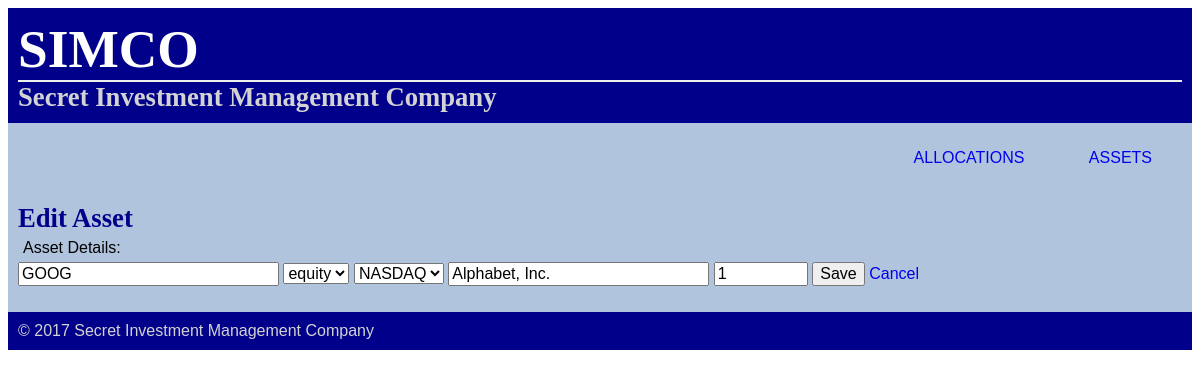
Screenshot of /assets/2/edit/ with the database file from the repository.
### database_setup.py (models this page shows, shortened)
class Asset(Base):
    __tablename__   = 'asset'
    id              = Column(Integer, primary_key = True, autoincrement = True)
    type            = Column(String(10), nullable = False)  # equity, option, future, bond
    exchange        = Column(String(10), nullable = False)  # NASDAQ, CME, CBOE, NYSE
    symbol          = Column(String(20), nullable = False)  # security symbol or bond cusip
    description     = Column(String(20), nullable = False)
    size            = Column(Integer, nullable = False)     # contract size; stock = $1, S&P 500 e-mini = $50, vix = $1000
    coupon          = Column(Float)                         # only for bonds
    expiry          = Column(String(25))                    # for equity options, futures, 'maturity' for bonds
    strike          = Column(Integer)                       # for options

### project.py (the view)
@app.route('/assets/<int:asset_id>/edit/', methods = ['GET', 'POST'])
def editAsset(asset_id):
    if request.method == 'POST':
        asset = assets.filter_by(id = asset_id).one()
        asset.symbol        = request.form['symbol']
        asset.description   = request.form['description']
        asset.type          = request.form['type']
        asset.exchange      = request.form['exchange']
        asset.size          = request.form['size']
        asset.coupon        = float(request.form['coupon']+'0')
        asset.strike        = int(request.form['strike']+'0')
        asset.expiry        = request.form['expiry']
        logger.info('updating asset: {}'.format({k:v for k,v in asset.__dict__.items() if type(v) in [str, float, int]}))
        session.add(asset)
        session.commit()
        return redirect(url_for('showAssets'))
    else:
        return render_template('editAsset.html', asset = assets.filter_by(id = asset_id).one(), sec_types = RefData.secType, exchanges = RefData.exchange)
    return "page to edit asset"

### project.py (called while the page is built)
@app.before_request
def log_request_info():
    logger.debug('Headers: %s', request.headers)
    logger.debug('Body: %s', request.get_data())

### templates/editAsset.html (shortened to what this page needs)
{% include 'header.html' %}
<div class = 'pane'>
  <h3>Edit Asset</h3>
  <form action="{{ url_for('editAsset',asset_id = asset.id)}}" method = 'post'>
      <p>Asset Details:</p>
      <input type ='text' size='25' name ='symbol' value = '{{asset.symbol}}'>
      <select name ='type' id = 'id_type'>
      {% for type in sec_types %}
        {% if asset.type == type %}
          <option value="{{type}}" selected>{{type}}</option>
        {% else %}
          <option value="{{type}}">{{type}}</option>
        {% endif %}
      {% endfor %}
      </select>
      <select name ='exchange'>
      {% for exchange in exchanges %}
        {% if asset.exchange == exchange %}
          <option value="{{exchange}}" selected>{{exchange}}</option>
        {% else %}
          <option value="{{exchange}}">{{exchange}}</option>
        {% endif %}
      {% endfor %}
      </select>
      <input type ='text' size='25' name = 'description' value = '{{asset.description}}'>
      <input type ='text' size='7' name = 'size' value = '{{asset.size}}'>
      <input type ='submit' value='Save'>
      <a href = '{{url_for('showAssets')}}'> Cancel </a>
  </form>
</div>
{% include 'footer.html' %}

### static/style.css (style rules this page uses)
body { font-size: 12pt; font-family: sans-serif; background-color: White; }
h1, h2, h3 { font-family: 'Georgia', serif; margin: 0; }
h3 { font-size: 20pt; color: DarkBlue; }
p { font-size: 12pt; color: Black; margin: 5; }
a { font-size: 12pt; text-decoration: none; }
input { font-size: 12pt; text-decoration: none; }
select { font-size: 12pt; text-decoration: none; }
::placeholder { color: LightGrey }
.pane { position:relative; padding: 10px; margin: 0px; background-color: LightSteelBlue; }

### rows the page displays
Asset: symbol "GOOG", type "equity", exchange "NASDAQ", description "Alphabet, Inc.", size "1"
